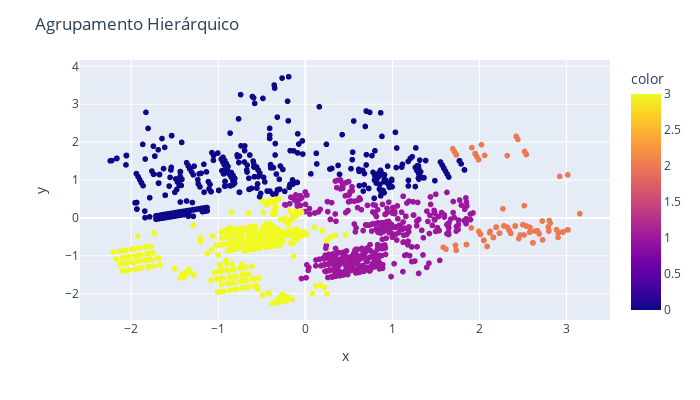

This figure's notebook cell:
### Markdown cell above
<span style="font-family: 'Trebuchet MS', sans-serif;">

### Gráfico Scatter
</span>

### Code cell
graf = px.scatter(
    x = df_pca[:, 0], y = df_pca[:, 1],
    color = classificacao
)
graf.update_layout(width = 700, height = 400, title_text = 'Agrupamento Hierárquico')
graf.show()

### Figure 1 — Plotly figure (JSON) as saved in the notebook; plotly's stock layout.template omitted (floating-point values rounded to 4 significant figures; data arrays with more than 128 entries replaced by an {"elided": "..."} marker saying what was removed)
{"data": [{"hovertemplate": "x=%{x}<br>y=%{y}<br>color=%{marker.color}<extra></extra>", "legendgroup": "", "marker": {"color": {"elided": "2000 int values"}, "coloraxis": "coloraxis", "symbol": "circle"}, "mode": "markers", "name": "", "showlegend": false, "type": "scattergl", "x": {"elided": "2000 float values"}, "xaxis": "x", "y": {"elided": "2000 float values"}, "yaxis": "y"}], "layout": {"coloraxis": {"colorbar": {"title": {"text": "color"}}, "colorscale": [[0, "#0d0887"], [0.1111, "#46039f"], [0.2222, "#7201a8"], [0.3333, "#9c179e"], [0.4444, "#bd3786"], [0.5556, "#d8576b"], [0.6667, "#ed7953"], [0.7778, "#fb9f3a"], [0.8889, "#fdca26"], [1, "#f0f921"]]}, "height": 400, "legend": {"tracegroupgap": 0}, "margin": {"t": 60}, "title": {"text": "Agrupamento Hierárquico"}, "width": 700, "xaxis": {"anchor": "y", "domain": [0, 1], "title": {"text": "x"}}, "yaxis": {"anchor": "x", "domain": [0, 1], "title": {"text": "y"}}}}
